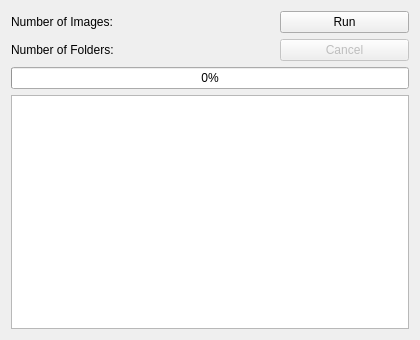
<?xml version="1.0" encoding="UTF-8"?>
<ui version="4.0">
 <class>Dialog</class>
 <widget class="QDialog" name="Dialog">
  <property name="geometry">
   <rect>
    <x>0</x>
    <y>0</y>
    <width>420</width>
    <height>340</height>
   </rect>
  </property>
  <property name="sizePolicy">
   <sizepolicy hsizetype="Fixed" vsizetype="Fixed">
    <horstretch>0</horstretch>
    <verstretch>0</verstretch>
   </sizepolicy>
  </property>
  <property name="minimumSize">
   <size>
    <width>420</width>
    <height>340</height>
   </size>
  </property>
  <property name="maximumSize">
   <size>
    <width>420</width>
    <height>340</height>
   </size>
  </property>
  <property name="windowTitle">
   <string>Dialog</string>
  </property>
  <layout class="QGridLayout" name="gridLayout">
   <item row="3" column="2">
    <widget class="QPushButton" name="cancelButton">
     <property name="enabled">
      <bool>false</bool>
     </property>
     <property name="text">
      <string>Cancel</string>
     </property>
    </widget>
   </item>
   <item row="1" column="0" rowspan="2">
    <widget class="QLabel" name="label">
     <property name="text">
      <string>Number of Images:</string>
     </property>
    </widget>
   </item>
   <item row="3" column="0">
    <widget class="QLabel" name="label_2">
     <property name="text">
      <string>Number of Folders:</string>
     </property>
    </widget>
   </item>
   <item row="6" column="0" colspan="3">
    <widget class="QTextBrowser" name="output"/>
   </item>
   <item row="5" column="0" colspan="3">
    <widget class="QProgressBar" name="progressBar">
     <property name="value">
      <number>0</number>
     </property>
    </widget>
   </item>
   <item row="1" column="2" rowspan="2">
    <widget class="QPushButton" name="runButton">
     <property name="text">
      <string>Run</string>
     </property>
    </widget>
   </item>
   <item row="1" column="1" rowspan="2">
    <widget class="QLabel" name="numImagesLabel">
     <property name="text">
      <string/>
     </property>
    </widget>
   </item>
   <item row="3" column="1">
    <widget class="QLabel" name="numFoldersLabel">
     <property name="text">
      <string/>
     </property>
    </widget>
   </item>
  </layout>
 </widget>
 <resources/>
 <connections/>
</ui>
